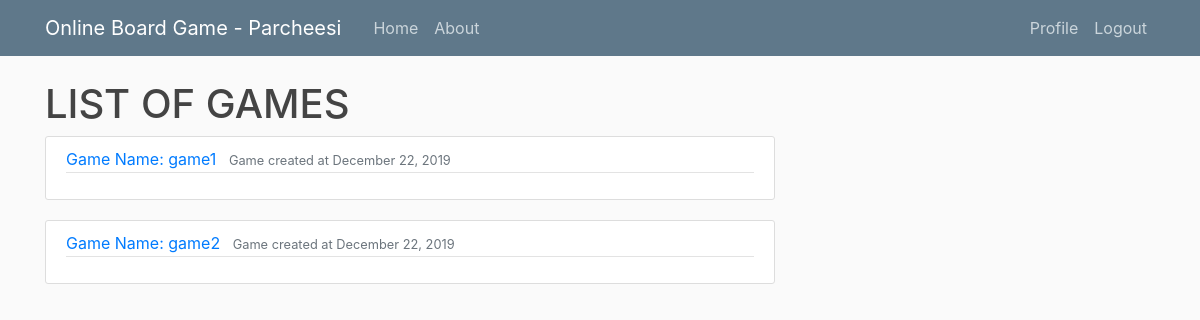
The app's page / (signed in) with its own data.
### game/models.py (models this page shows, shortened)
class Game(models.Model):
    name = models.CharField(max_length=50)
    dice = models.IntegerField(default=3)
    is_cycle_enabled = models.BooleanField(default=False)
    cycle_value = models.IntegerField(default=0)
    credit = models.IntegerField(default=100)
    current_player_id = models.IntegerField(default=0)
    current_round = models.IntegerField(default=0)
    winner = models.ForeignKey(User, related_name='winner', null=True, blank=True, on_delete=models.PROTECT)
    game_ended = models.BooleanField(default=False)
    created = models.DateTimeField(auto_now_add=True)
    modified = models.DateTimeField(auto_now=True)
    termination_condition = models.CharField(max_length=20)
    termination_value = models.IntegerField(default=0)
    ready_player_count = models.IntegerField(default=0,null=True)
    player_count = models.IntegerField(default=0)
    game_status = models.CharField(max_length=30,default="initial")
    cell_count = models.IntegerField(default=0)
    @staticmethod
    def listGames():
        return Game.objects.filter(game_ended=False)

### game/views.py (the view)
# urls.py: path('', views.home, name='game-home'),
@login_required
def home(request):
    """ if request.method == 'POST':
        if 'action2' in request.POST:
            return HttpResponseRedirect(reverse('game-home')) """
    player = User.objects.get(username = request.user).player
    allGames = Game.listGames()
    context = {
        'games': allGames
    }
    return render(request, 'game/home.html', context)

### game/templates/game/home.html (shortened to what this page needs)
{% extends "game/base.html" %}
{% block content %}
    <h1>LIST OF GAMES</h1>
    {% for game in games %}
        <article class="media content-section">
          <div class="media-body">
            <div class="article-metadata">
              <a class="mr-2" href="{% url 'game-detail' game.id %}">Game Name: {{ game.name }}</a>
              <small class="text-muted">Game created at {{ game.created|date:"F d, Y" }}</small>
            </div>
          </div>
        </article>
    {% endfor %}
{% endblock content %}

### game/static/game/main.css (style rules this page uses)
body { background: #fafafa; color: #333333; margin-top: 5rem; }
h1, h2, h3, h4, h5, h6 { color: #444444; }
.content-section { background: #ffffff; padding: 10px 20px; border: 1px solid #dddddd; border-radius: 3px; margin-bottom: 20px; }
.article-metadata { padding-bottom: 1px; margin-bottom: 4px; border-bottom: 1px solid #e3e3e3 }

### records on screen
Game: name "game1", created "December 22, 2019"
Game: name "game2", created "December 22, 2019"
